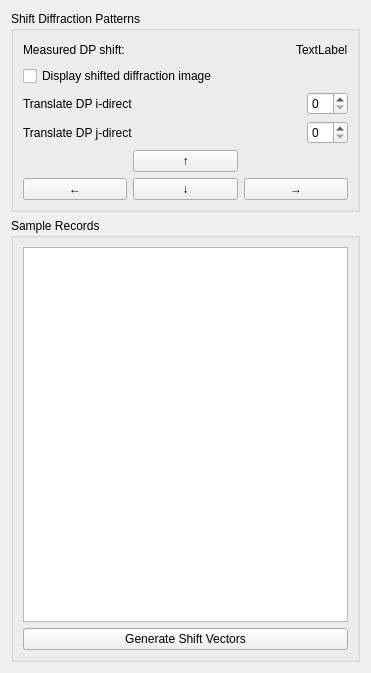
<?xml version="1.0" encoding="UTF-8"?>
<ui version="4.0">
 <class>Form</class>
 <widget class="QWidget" name="Form">
  <property name="geometry">
   <rect>
    <x>0</x>
    <y>0</y>
    <width>371</width>
    <height>673</height>
   </rect>
  </property>
  <property name="windowTitle">
   <string>Form</string>
  </property>
  <layout class="QVBoxLayout" name="verticalLayout_5">
   <item>
    <widget class="QGroupBox" name="groupBox">
     <property name="title">
      <string>Shift Diffraction Patterns</string>
     </property>
     <layout class="QVBoxLayout" name="verticalLayout_3">
      <item>
       <layout class="QHBoxLayout" name="horizontalLayout_2">
        <item>
         <widget class="QLabel" name="label">
          <property name="text">
           <string>Measured DP shift:</string>
          </property>
         </widget>
        </item>
        <item>
         <spacer name="horizontalSpacer">
          <property name="orientation">
           <enum>Qt::Horizontal</enum>
          </property>
          <property name="sizeHint" stdset="0">
           <size>
            <width>40</width>
            <height>20</height>
           </size>
          </property>
         </spacer>
        </item>
        <item>
         <widget class="QLabel" name="label_measured_shift">
          <property name="text">
           <string>TextLabel</string>
          </property>
         </widget>
        </item>
       </layout>
      </item>
      <item>
       <widget class="QCheckBox" name="checkBox_show_shifted_dp">
        <property name="text">
         <string>Display shifted diffraction image</string>
        </property>
       </widget>
      </item>
      <item>
       <layout class="QHBoxLayout" name="horizontalLayout">
        <item>
         <layout class="QVBoxLayout" name="verticalLayout">
          <item>
           <widget class="QLabel" name="label_13">
            <property name="text">
             <string>Translate DP i-direct</string>
            </property>
           </widget>
          </item>
          <item>
           <widget class="QLabel" name="label_14">
            <property name="text">
             <string>Translate DP j-direct</string>
            </property>
           </widget>
          </item>
         </layout>
        </item>
        <item>
         <spacer name="horizontalSpacer_7">
          <property name="orientation">
           <enum>Qt::Horizontal</enum>
          </property>
          <property name="sizeHint" stdset="0">
           <size>
            <width>40</width>
            <height>20</height>
           </size>
          </property>
         </spacer>
        </item>
        <item>
         <layout class="QVBoxLayout" name="verticalLayout_2">
          <item>
           <widget class="QSpinBox" name="spinBox_manual_shift_i"/>
          </item>
          <item>
           <widget class="QSpinBox" name="spinBox_manual_shift_j"/>
          </item>
         </layout>
        </item>
       </layout>
      </item>
      <item>
       <layout class="QGridLayout" name="gridLayout">
        <item row="0" column="1">
         <widget class="QPushButton" name="pushButton_up">
          <property name="text">
           <string>↑</string>
          </property>
         </widget>
        </item>
        <item row="1" column="0">
         <widget class="QPushButton" name="pushButton_left">
          <property name="text">
           <string>←</string>
          </property>
         </widget>
        </item>
        <item row="1" column="1">
         <widget class="QPushButton" name="pushButton_down">
          <property name="text">
           <string>↓</string>
          </property>
         </widget>
        </item>
        <item row="1" column="2">
         <widget class="QPushButton" name="pushButton_right">
          <property name="text">
           <string>→</string>
          </property>
         </widget>
        </item>
       </layout>
      </item>
     </layout>
    </widget>
   </item>
   <item>
    <widget class="QGroupBox" name="groupBox_sample_records">
     <property name="title">
      <string>Sample Records</string>
     </property>
     <layout class="QVBoxLayout" name="verticalLayout_4">
      <item>
       <widget class="QTableWidget" name="tableWidget_manual_sample"/>
      </item>
      <item>
       <widget class="QPushButton" name="pushButton_generate_shift_vec">
        <property name="text">
         <string>Generate Shift Vectors</string>
        </property>
       </widget>
      </item>
     </layout>
    </widget>
   </item>
  </layout>
 </widget>
 <resources/>
 <connections/>
</ui>
